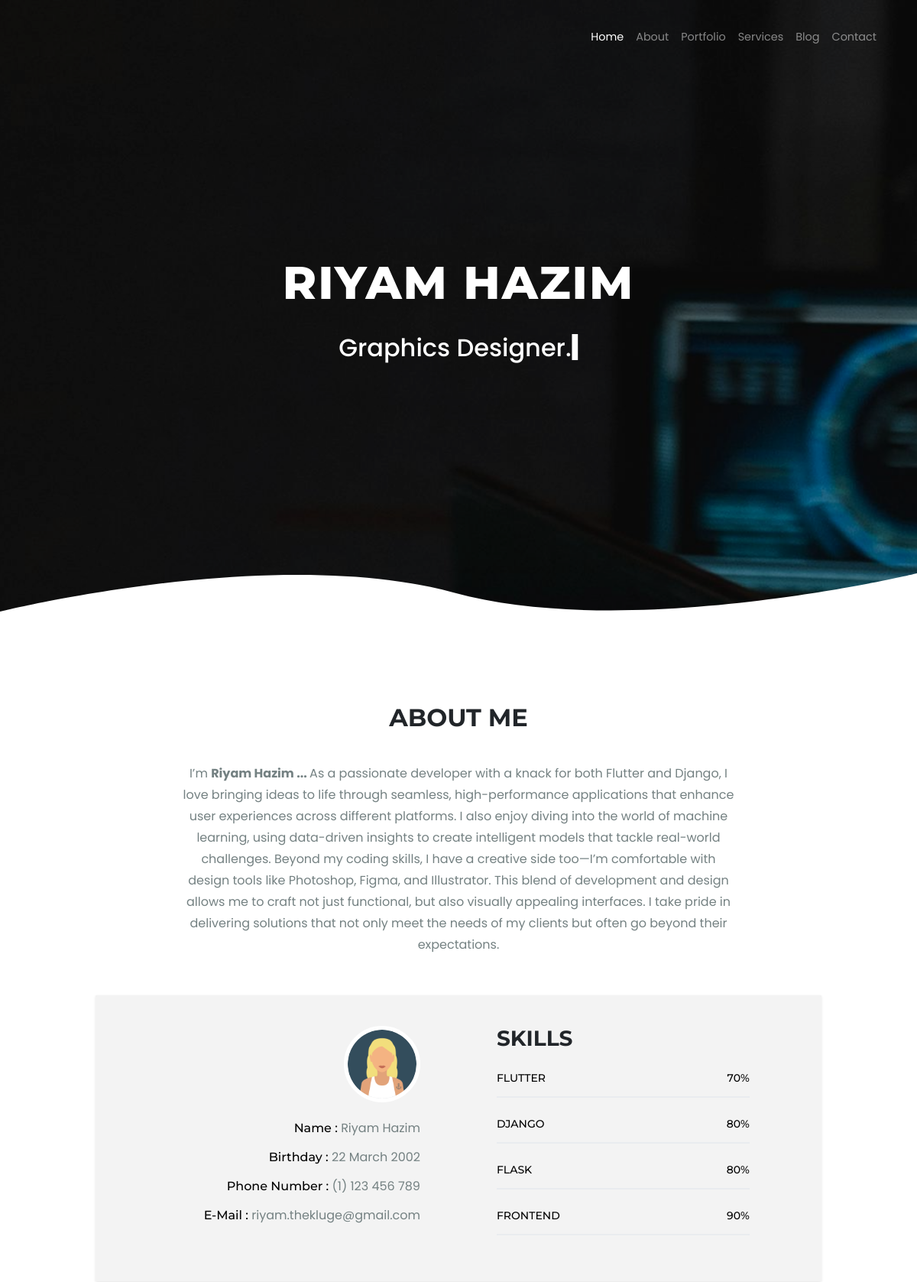
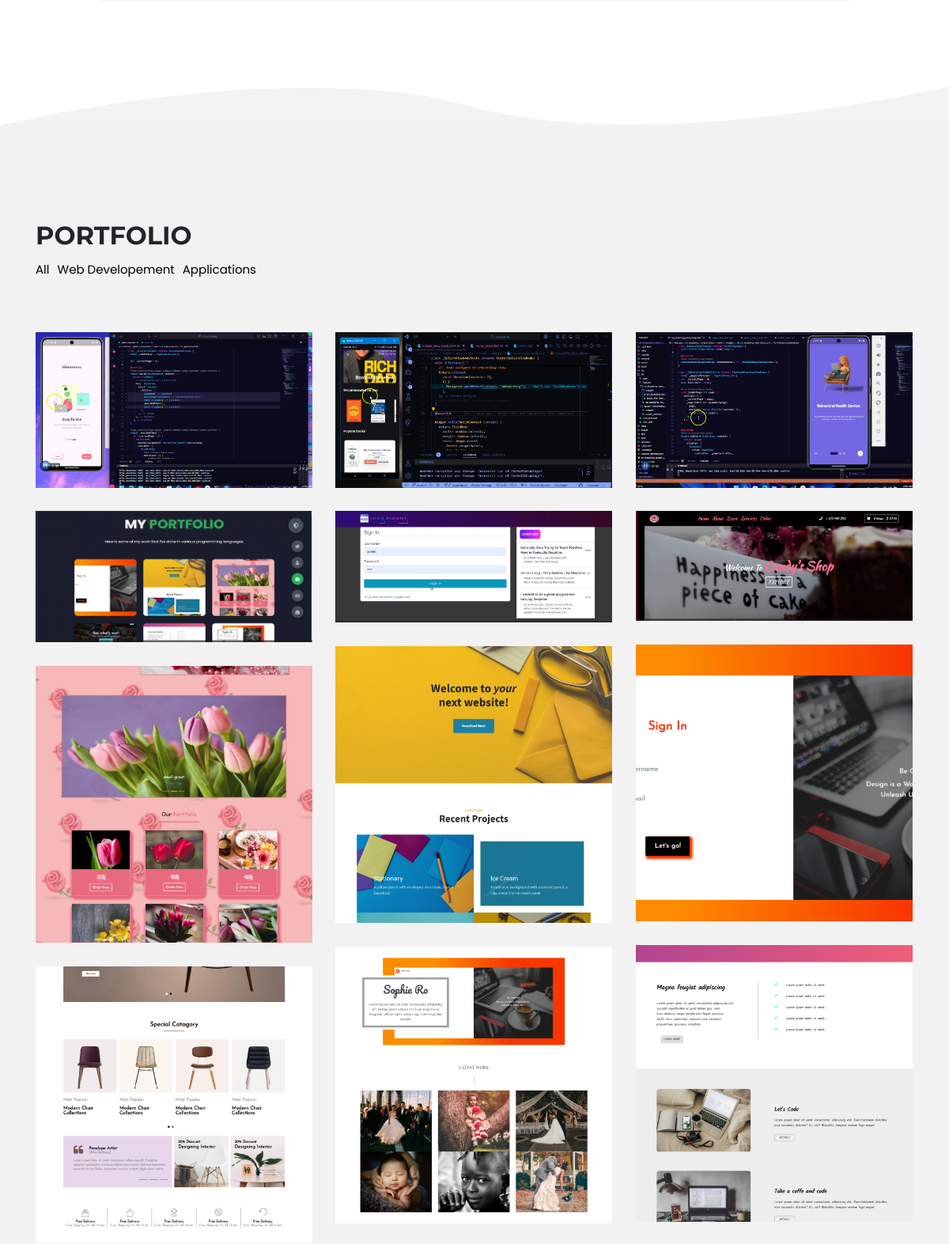
The page / (upper part) on the database its author committed (2 pictures, top to bottom).
### portfolio/models.py (models this page shows, shortened)
class Category(models.Model):
    name = models.CharField(max_length=100)
    class Meta:
        verbose_name = 'Category'
        verbose_name_plural = 'Categorys'

class PortfolioItem(models.Model):
    title = models.CharField(max_length=100)
    categories = models.ManyToManyField(Category, related_name='portfolio_items')  # Change to ManyToManyField
    image = models.ImageField(upload_to='portfolio/')

### portfolio/views.py (the view)
# urls.py: path('' , views.portfolio_view, name='home'),
def portfolio_view(request):
    categories = Category.objects.all()  # Fetch all categories
    selected_category_name = request.GET.get('category')
    if selected_category_name:
        selected_category = categories.filter(name=selected_category_name).first()
        items = PortfolioItem.objects.filter(categories=selected_category) if selected_category else PortfolioItem.objects.none()
    else:
        items = PortfolioItem.objects.all()
    if request.headers.get('x-requested-with') == 'XMLHttpRequest':
        return render(request, 'portfolio/portfolio_items.html', {'items': items})
    return render(request, 'portfolio/home.html', {
        'categories': categories,
        'items': items,  # Pass the items to the template
    })

### portfolio/templates/portfolio/home.html (shortened to what this page needs)
{% load static %}
<!DOCTYPE html>
<html lang="en">
    <head>
<link rel="stylesheet" href="{% static 'css/bootstrap.css' %}">
<link rel="stylesheet" href="{% static 'css/font-awesome.min.css' %}">
<link rel="stylesheet" href="{% static 'css/magnific-popup.css' %}">
<link rel="stylesheet" href="{% static 'css/style.css' %}">
<link rel="stylesheet" href="{% static 'css/animate.css' %}">
    </head>
    <body>
        <nav class="navbar navbar-expand-md navbar-dark">
            <div class="container">
                <div class="collapse navbar-collapse" id="navbarSupportedContent">
                    <ul class="navbar-nav ml-auto">
                        <li class="nav-item">
                            <a class="nav-link active" href="#banner">Home<span class="sr-only">(current)</span></a>
                        </li>
                        <li class="nav-item">
                            <a class="nav-link" href="#about">About</a>
                        </li>
                        <li class="nav-item">
                            <a class="nav-link" href="#portfolio">Portfolio</a>
                        </li>
                        <li class="nav-item">
                            <a class="nav-link" href="#services">Services</a>
                        </li>
                        <li class="nav-item">
                            <a class="nav-link" href="#blog">Blog</a>
                        </li>
                        <li class="nav-item">
                            <a class="nav-link" href="#contact">Contact</a>
                        </li>
                    </ul>
                </div>
            </div>
        </nav>
        <section id="banner" class="wave-primary" style="background-image: url({% static 'images/1.jpg' %})">
            <div class="banner-text">
                <h1 class="text-uppercase">Riyam Hazim</h1>
                <div id="typed-strings">
                    <p>Graphics Designer.</p>
                </div>
                <span id="typed"></span>
            </div>
            <svg class="wave" xmlns="http://www.w3.org/2000/svg" xmlns:xlink="http://www.w3.org/1999/xlink" x="0px" y="0px" viewBox="0 0 1400 100" preserveAspectRatio="none">
                <path d="M0,100c0,0,419-178,693-49.5S1400,0,1400,0v100H0z"/>
            </svg>
        </section>
        <section id="about" class="wave-secondary">
            <div class="container">
                <div class="row">
                    <div class="col-xl-8 offset-xl-2 col-lg-10 offset-lg-1 about-intro text-center wow fadeInUp" data-wow-delay="0.2s" >
                        <h2 class="text-uppercase marbtm-40">About Me</h2>
                        <p>I’m <strong>Riyam Hazim ... </strong> As a passionate developer with a knack for both Flutter and Django, I love bringing ideas to life through seamless, high-performance applications that enhance user experiences across different platforms. I also enjoy diving into the world of machine learning, using data-driven insights to create intelligent models that tackle real-world challenges. Beyond my coding skills, I have a creative side too—I’m comfortable with design tools like Photoshop, Figma, and Illustrator. This blend of development and design allows me to craft not just functional, but also visually appealing interfaces. I take pride in delivering solutions that not only meet the needs of my clients but often go beyond their expectations. </div>
                </div>
                <div class="row">
                    <div class="col-xl-10 offset-xl-1 col-lg-12 about-info-container">
                        <div class="row">
                            <div class="col-lg-6 col-md-12 about-info">
                                <div class="info-item">
                                    <img src="{% static 'images/user_girl.png' %}" alt="">
                                </div>
                                <div class="info-item">
                                    <p><span>Name : </span>Riyam Hazim</p>
                                </div>
                                <div class="info-item">
                                    <p><span>Birthday : </span>22 March 2002</p>
                                </div>
                                <div class="info-item">
                                    <p><span>Phone Number : </span>(1) 123 456 789</p>
                                </div>
                                <div class="info-item">
                                    <p><span>E-Mail : </span>riyam.thekluge@gmail.com</p>
                                </div>
                            </div>
                            <div class="col-lg-5 col-md-12 about-skills">
                                <h3 class="text-uppercase">Skills</h3>
                                <div class="progress-box">
                                    <p>flutter <span class="pull-right">70%</span></p>
                                    <div class="progress">
                                    </div>
                                </div>
                                <div class="progress-box">
                                    <p>Django <span class="pull-right">80%</span></p>
                                    <div class="progress">
                                    </div>
                                </div>
                                <div class="progress-box">
                                    <p>Flask <span class="pull-right">80%</span></p>
                                    <div class="progress">
                                    </div>
                                </div>
                                <div class="progress-box">
                                    <p>Frontend <span class="pull-right">90%</span></p>
                                    <div class="progress">
                                    </div>
                                </div>
                            </div>
                        </div>
                    </div>
                </div>
            </div>
            <svg class="wave" xmlns="http://www.w3.org/2000/svg" xmlns:xlink="http://www.w3.org/1999/xlink" x="0px" y="0px" viewBox="0 0 1400 100" preserveAspectRatio="none">
                <path d="M0,100c0,0,419-178,693-49.5S1400,0,1400,0v100H0z"/>
            </svg>
        </section>
<section id="portfolio" class="wave-primary">
    <div class="container">
        <div class="portfolio-header padbtm-60">
            <h2 class="text-uppercase">Portfolio</h2>
            <div class="portfolio-filter">
                <ul>
                    {% for category in categories %}
                    <li data-filter=".{{ category.name|lower }}"><a href="?category={{ category.name }}">{{ category.name }}</a></li>
                    {% endfor %}
                </ul>
            </div>
        </div>
        <div class="row portfolio-items">
            {% for item in items %}
            <div class="col-lg-4 col-md-6 single-item {% for cat in item.categories.all %}{{ cat.name|lower }} {% endfor %}wow fadeInUp" data-wow-delay="0.2s">
                <a class="popup" href="{{ item.image.url }}">
                    <img src="{{ item.image.url }}" alt="{{ item.title }}">
                </a>
            </div>
            {% empty %}
            <p>No items available.</p>
            {% endfor %}
        </div>
    </div>
</section>
    </body>
</html>

### portfolio/static/css/style.css (style rules this page uses)
* { margin: 0; padding: 0; }
html { height: 100%; }
body { font-family: "Poppins", sans-serif; }
h1, h2, h3, h4, h5 { font-family: "Montserrat", sans-serif; }
h2 { font-weight: 700; }
h3, h4, h5, h6 { font-weight: 600; }
p { color: #748182; line-height: 28px; }
a { color: #000; }
ul { list-style: none; margin: 0; padding: 0; }
img { max-width: 100%; height: auto; }
section { overflow: hidden; }
.padbtm-60 { padding-bottom: 60px; }
.marbtm-40 { margin-bottom: 40px; }
.wave { position: absolute; width: 100%; height: 50px; bottom: 0; left: 0; fill: #fff; z-index: 1; visibility: hidden; }
.wave-primary { position: relative; }
.wave-primary .wave { fill: #fff; display: block; visibility: visible; }
.wave-secondary { position: relative; }
.wave-secondary .wave { fill: #f3f3f3; visibility: visible; }
body.loaded p { opacity: 1; }
.navbar { padding-top: 30px; padding-bottom: 20px; font-size: .90rem; position: absolute; top: 0; left: 0; width: 100%; z-index: 99; }
#banner { background-position: top center; -webkit-background-size: cover; background-size: cover; position: relative; background-attachment: fixed; }
#banner:before { content: " "; position: absolute; top: 0; left: 0; width: 100%; height: 100%; background-color: #000; opacity: 0.4; z-index: 1; }
#banner .banner-text { text-align: center; position: absolute; z-index: 2; top: 50%; width: 100%; -webkit-transform: translateY(-50%); -ms-transform: translateY(-50%); transform: translateY(-50%); }
#banner .banner-text h1 { font-weight: 800; color: #fff; font-size: 60px; line-height: 100px; letter-spacing: 2px; }
#banner .banner-text #typed { color: #fff; font-size: 32px; font-weight: 500; }
#about { padding-top: 120px; padding-bottom: 160px; }
#about .about-info-container { background-color: #f3f3f3; margin-top: 20px; padding-top: 40px; padding-bottom: 40px; -webkit-box-shadow: 0 1px 3px rgba(0, 0, 0, 0.1), 0 1px 2px rgba(0, 0, 0, 0.01); box-shadow: 0 1px 3px rgba(0, 0, 0, 0.1), 0 1px 2px rgba(0, 0, 0, 0.01); -webkit-transition: all 0.3s cubic-bezier(0.25, 0.8, 0.25, 1); -o-transition: all 0.3s cubic-bezier(0.25, 0.8, 0.25, 1); transition: all 0.3s cubic-bezier(0.25, 0.8, 0.25, 1); }
#about .about-info-container .about-info { text-align: right; padding-right: 50px; }
#about .about-info-container .about-info .info-item img { width: 100px; -webkit-border-radius: 90px; border-radius: 90px; border: 5px solid #fff; margin-bottom: 20px; }
#about .about-info-container .about-info .info-item p { margin-bottom: 10px; }
#about .about-info-container .about-info .info-item span { font-family: "Montserrat", sans-serif; font-weight: 500; color: #000; }
#about .about-info-container .about-skills { padding-left: 50px; }
#about .about-info-container .about-skills h3 { font-weight: 700; margin-bottom: 20px; }
#about .about-info-container .about-skills .progress-box { margin-bottom: 20px; }
#about .about-info-container .about-skills .progress-box p { text-transform: uppercase; font-family: "Montserrat", sans-serif; font-weight: 500; font-size: 14px; margin-bottom: 10px; color: #000; }
#about .about-info-container .about-skills .progress-box .progress { -webkit-border-radius: 0; border-radius: 0; height: 2px; }
#portfolio { padding-top: 120px; padding-bottom: 130px; background-color: #f2f2f2; }
.portfolio-header .portfolio-filter { padding-top: 5px; }
.portfolio-header .portfolio-filter ul { margin: auto; display: inline-block; padding-left: 0px; }
.portfolio-header .portfolio-filter ul li { float: left; color: #748182; list-style: none; margin-right: 10px; cursor: pointer; font-size: 15px; }
.portfolio-items .single-item { margin-bottom: 30px; }
.portfolio-items .single-item .popup { position: relative; width: 100%; height: 100%; display: block; overflow: hidden; }
.portfolio-items .single-item .popup img { width: 100%; -webkit-transition: -webkit-transform .5s ease-in-out; transition: -webkit-transform .5s ease-in-out; -o-transition: transform .5s ease-in-out; transition: transform .5s ease-in-out; transition: transform .5s ease-in-out, -webkit-transform .5s ease-in-out; }
.portfolio-items .single-item .popup:after { content: " "; position: absolute; top: 0; left: 0; width: 100%; height: 100%; z-index: 3; -webkit-transition: background-color .6s ease-in-out; -o-transition: background-color .6s ease-in-out; transition: background-color .6s ease-in-out; }

### rows shown on the page
Category: name "All"
Category: name "Web Developement"
Category: name "Applications"
PortfolioItem: image (picture)
PortfolioItem: image (picture)
PortfolioItem: image (picture)
PortfolioItem: image (picture)
PortfolioItem: image (picture)
PortfolioItem: image (picture)
PortfolioItem: image (picture)
PortfolioItem: image (picture)
PortfolioItem: image (picture)
PortfolioItem: image (picture)
PortfolioItem: image (picture)
PortfolioItem: image (picture)
